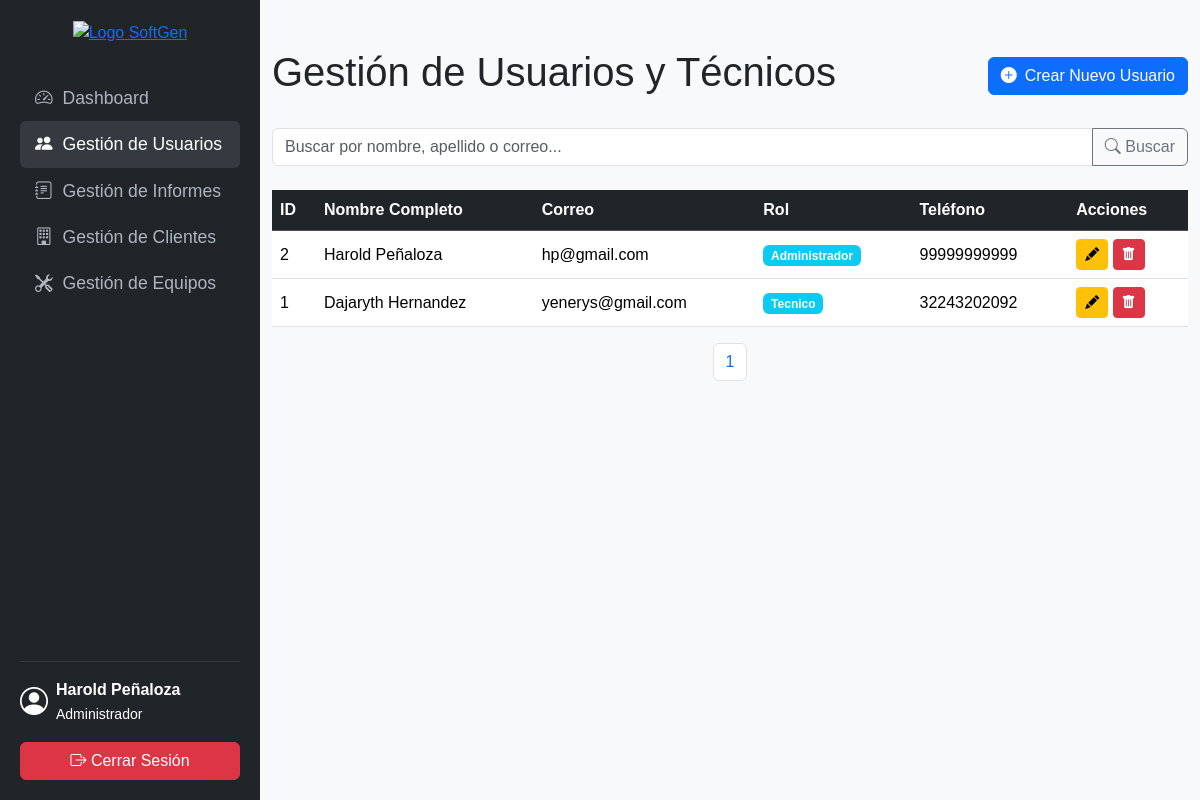
Screenshot of /public/index.php?action=gestionar_usuarios (signed in) with the database file from the repository.
### tables this page shows
CREATE TABLE `usuario` (
  `id_usuario` int(11) NOT NULL,
  `id_rol` int(11) DEFAULT NULL,
  `usu_nombre` varchar(30) NOT NULL,
  `usu_apellido` varchar(30) NOT NULL,
  `usu_doc_identidad` varchar(50) NOT NULL,
  `usu_telefono` varchar(30) NOT NULL,
  `usu_correo` varchar(50) NOT NULL,
  `usu_contrasena` varchar(255) NOT NULL
);

CREATE TABLE `rol` (
  `id_rol` int(11) NOT NULL,
  `rol_nombre` varchar(50) NOT NULL
);

### app/controllers/UsuarioController.php (called while the page is built, shortened)
<?php
require_once __DIR__. '../../models/UsuarioModel.php';
class UsuarioController {
    private $usuarioModel;
    public function __construct(PDO $db){
        $this->usuarioModel = new UsuarioModel($db);
    }
        public function gestionarUsuarios() {
        $pagina = $_GET['pagina'] ?? 1;
        $busqueda = $_GET['busqueda'] ?? '';
        $porPagina = 10;
        $usuarios = $this->usuarioModel->obtenerTodosPaginado($pagina, $porPagina, $busqueda);
        $totalUsuarios = $this->usuarioModel->contarTodos($busqueda);
        $totalPaginas = ceil($totalUsuarios / $porPagina);
        require_once '../app/views/usuario/gestion_usuarios.php';
    }
}

### app/models/UsuarioModel.php (called while the page is built, shortened)
<?php
class UsuarioModel {
    private $db;
    public function __construct(PDO $db) {
        $this->db = $db;
    }
    public function obtenerTodosPaginado($pagina, $porPagina, $busqueda = '') {
        $offset = ($pagina - 1) * $porPagina;
        $sqlBusqueda = '';
        $params = [];
        $paramIndex = 1;
        $sql = "SELECT u.*, r.rol_nombre
                FROM usuario u
                JOIN rol r ON u.id_rol = r.id_rol
                $sqlBusqueda
                ORDER BY u.id_usuario DESC
                LIMIT ? OFFSET ?";
        $stmt = $this->db->prepare($sql);
        $stmt->bindValue($paramIndex++, $porPagina, PDO::PARAM_INT);
        $stmt->bindValue($paramIndex, $offset, PDO::PARAM_INT);
        $stmt->execute();
        return $stmt->fetchAll(PDO::FETCH_ASSOC);
    }
    public function contarTodos($busqueda = '') {
        $sqlBusqueda = '';
        $params = [];
        $stmt = $this->db->prepare("SELECT COUNT(*) FROM usuario $sqlBusqueda");
        $stmt->execute($params);
        return $stmt->fetchColumn();
    }
}

### app/views/usuario/gestion_usuarios.php (the view, shortened to what this page needs)
<!DOCTYPE html>
<html lang="es">
<head>
    <link href="https://cdn.jsdelivr.net/npm/bootstrap@5.3.5/dist/css/bootstrap.min.css" rel="stylesheet">
    <link rel="stylesheet" href="https://cdn.jsdelivr.net/npm/bootstrap-icons@1.11.3/font/bootstrap-icons.min.css">
    <link rel="stylesheet" href="css/styles.css">
</head>
<body>
    <?php require_once __DIR__ . '/../layouts/admin_header.php';  ?>
    <main class="container py-5">
        <div class="d-flex justify-content-between align-items-center mb-4">
            <h1>Gestión de Usuarios y Técnicos</h1>
            <a href="index.php?action=mostrar_crear_usuario" class="btn btn-primary">
                <i class="bi bi-plus-circle-fill me-2"></i>Crear Nuevo Usuario
            </a>
        </div>
        <form action="index.php" method="get" class="mb-4">
            <div class="input-group">
                <input type="text" name="busqueda" class="form-control" placeholder="Buscar por nombre, apellido o correo..." value="<?php echo htmlspecialchars($busqueda ?? ''); ?>">
                <button class="btn btn-outline-secondary" type="submit"><i class="bi bi-search"></i> Buscar</button>
            </div>
        </form>
        <div class="table-responsive">
            <table class="table table-hover align-middle">
                <thead class="table-dark">
                    <tr>
                        <th>ID</th>
                        <th>Nombre Completo</th>
                        <th>Correo</th>
                        <th>Rol</th>
                        <th>Teléfono</th>
                        <th>Acciones</th>
                    </tr>
                </thead>
                <tbody>
                    <?php if (empty($usuarios)): ?>
                        <tr>
                            <td colspan="6" class="text-center">No se encontraron usuarios.</td>
                        </tr>
                    <?php else: ?>
                        <?php foreach ($usuarios as $usuario): ?>
                            <tr>
                                <td><?php echo htmlspecialchars($usuario['id_usuario']); ?></td>
                                <td><?php echo htmlspecialchars($usuario['usu_nombre'] . ' ' . $usuario['usu_apellido']); ?></td>
                                <td><?php echo htmlspecialchars($usuario['usu_correo']); ?></td>
                                <td><span class="badge bg-info"><?php echo htmlspecialchars($usuario['rol_nombre']); ?></span></td>
                                <td><?php echo htmlspecialchars($usuario['usu_telefono']); ?></td>
                                <td>
                                    <a href="index.php?action=mostrar_editar_usuario&id=<?php echo $usuario['id_usuario']; ?>" class="btn btn-sm btn-warning" title="Editar"><i class="bi bi-pencil-fill"></i></a>
                                    <a href="index.php?action=eliminar_usuario&id=<?php echo $usuario['id_usuario']; ?>" class="btn btn-sm btn-danger" title="Eliminar" onclick="return confirm('¿Estás seguro de que deseas eliminar a este usuario?');"><i class="bi bi-trash-fill"></i></a>
                                </td>
                            </tr>
                        <?php endforeach; ?>
                    <?php endif; ?>
                </tbody>
            </table>
        </div>
        <nav>
            <ul class="pagination justify-content-center">
                <?php for ($i = 1; $i <= $totalPaginas; $i++): ?>
                    <li class="page-item <?php echo ($paginaActual == $i) ? 'active' : ''; ?>">
                        <a class="page-link" href="index.php?action=gestionar_usuarios&pagina=<?php echo $i; ?>&busqueda=<?php echo htmlspecialchars($busqueda ?? ''); ?>"><?php echo $i; ?></a>
                    </li>
                <?php endfor; ?>
            </ul>
        </nav>
    </main>
</body>
</html>

### public/index.php (shortened to what this page needs)
<?php
require_once __DIR__. '/../config/config.php';
require_once __DIR__ . '/../app/models/UsuarioModel.php';
require_once __DIR__. '/../app/controllers/UsuarioController.php';
$action = $_GET['action'] ?? 'login';
$usuarioController = new UsuarioController($db);
switch ($action) {
    case 'gestionar_usuarios':
        $usuarioController->gestionarUsuarios();
        break;
}

### app/views/layouts/admin_header.php (shortened to what this page needs)
<?php
$currentAction = $_GET['action'] ?? 'dashboard_admin';
?>
<div class="sidebar">
    <div class="logo text-center">
        <a href="/softGenn/public/index.php?action=dashboard_admin">
            <img src="/softGenn/public/img/Logo completo.png" alt="Logo SoftGen" height="70">
        </a>
    </div>
    <ul class="nav flex-column">
        <li class="nav-item">
            <a class="nav-link <?php echo ($currentAction == 'dashboard_admin') ? 'active' : ''; ?>" href="/softGenn/public/index.php?action=dashboard_admin">
                <i class="bi bi-speedometer2"></i>Dashboard
            </a>
        </li>
        <li class="nav-item">
            <a class="nav-link <?php echo (str_contains($currentAction, 'usuario')) ? 'active' : ''; ?>" href="/softGenn/public/index.php?action=gestionar_usuarios">
                <i class="bi bi-people-fill"></i>Gestión de Usuarios
            </a>
        </li>
        <li class="nav-item">
            <a class="nav-link <?php echo (str_contains($currentAction, 'informe')) ? 'active' : ''; ?>" href="/softGenn/public/index.php?action=gestionar_informes">
                <i class="bi bi-journal-text"></i>Gestión de Informes
            </a>
        </li>
        <li class="nav-item">
            <a class="nav-link" href="#">
                <i class="bi bi-building"></i>Gestión de Clientes
            </a>
        </li>
         <li class="nav-item">
            <a class="nav-link" href="#">
                <i class="bi bi-tools"></i>Gestión de Equipos
            </a>
        </li>
    </ul>
    <div class="mt-auto" style="position: absolute; bottom: 20px; width: calc(100% - 40px);">
        <hr style="color: #6c757d;">
        <div class="d-flex align-items-center">
            <i class="bi bi-person-circle fs-3 me-2"></i>
            <div>
                <strong><?php echo htmlspecialchars($_SESSION['nombre_usuario'] ?? 'Admin'); ?></strong><br>
                <small><?php echo htmlspecialchars($_SESSION['rol_nombre'] ?? 'Administrador'); ?></small>
            </div>
        </div>
        <a href="/softGenn/public/index.php?action=cerrar_sesion" class="btn btn-danger w-100 mt-3">
            <i class="bi bi-box-arrow-right"></i> Cerrar Sesión
        </a>
    </div>
</div>
<div class="main-content-with-sidebar">

### app/views/layouts/admin_header.php (style rules this page uses)
body { font-family: 'Saira', sans-serif; background-color: #f8f9fa; }
.sidebar { position: fixed; top: 0; left: 0; bottom: 0; width: 260px; padding: 20px; background-color: #212529; color: #fff; z-index: 100; }
.sidebar .nav-link { color: #adb5bd; font-size: 1.1rem; padding: 10px 15px; border-radius: 0.375rem; transition: background-color 0.2s, color 0.2s; }
.sidebar .nav-link.active, .sidebar .nav-link:hover { color: #fff; background-color: #343a40; }
.sidebar .nav-link .bi { margin-right: 10px; }
.sidebar .logo { margin-bottom: 30px; }
.main-content-with-sidebar { margin-left: 260px; }

### rows the page displays
usuario: id_usuario "2", usu_nombre+usu_apellido "Harold Peñaloza", usu_correo "hp@gmail.com", id_rol.rol_nombre "Administrador", usu_telefono "99999999999"
usuario: id_usuario "1", usu_nombre+usu_apellido "Dajaryth Hernandez", usu_correo "yenerys@gmail.com", id_rol.rol_nombre "Tecnico", usu_telefono "32243202092"

### other values shown
$_SESSION['nombre_usuario'] "Harold Peñaloza"
$_SESSION['rol_nombre'] "Administrador"
